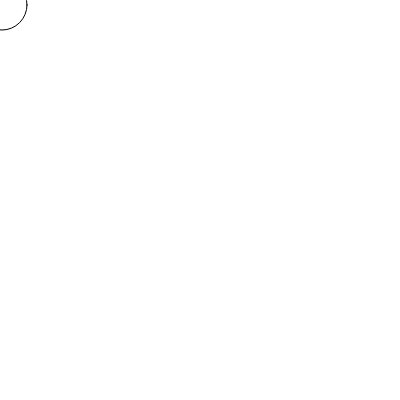
Frame 1 (no input)
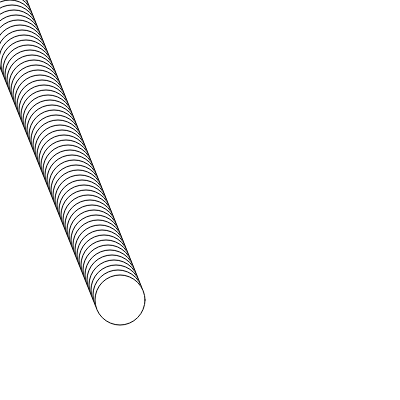
Frame 60 (no input)
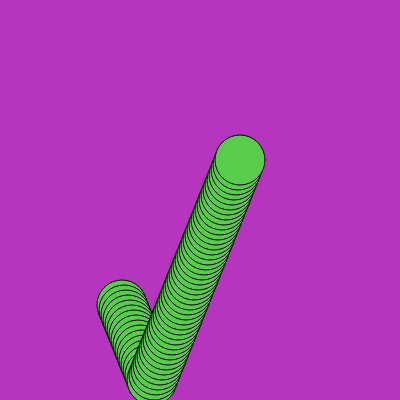
Frame 120 (the mouse pressed at the canvas centre since frame 60)

The p5.js sketch that drew these frames (run headless with seeded random() and noise() and a simulated clock; from frame 60 on, the mouse is pressed at the canvas centre):

// p5.js sketch
// ── sketch.js
var posX = 0;
var posY = 0;
var dirY= 5;
var dirX = 2;

function setup() {
  createCanvas(400, 400);
}

function mousePressed() {
  background(random(255), random(255), random(255));
  
  fill(random(255), random(255), random(255));
}

function draw() {
  posX = posX + dirX;
  posY = posY + dirY;

  if (posX > width-25) {
    dirX = dirX* -1;
  }

  else if (posX < 0) {
    dirX = dirX* -1;
  }

  else if (posY > height-25) {
    dirY= dirY* -1;
  }
  
  else if (posY < 0) {
    dirY= dirY*-1;
  }

ellipse(posX,posY,50,50);
}
